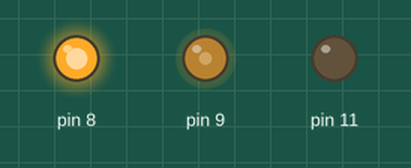
Recording of a sketch running on a simulated Arduino Uno, built with avr-gcc and run on an emulated ATmega328P. On the bench: output pins drawn as LEDs (lit = HIGH).

Above: at 0.05 s.
At 4.0 s:
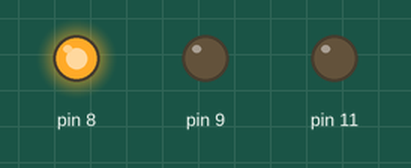
Timing chart, 0 to 5.2 s (numbered marks = the images above):
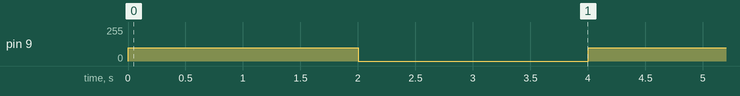

The sketch:

Ex1.ino
```cpp
void setup() {
  // put your setup code here, to run once:
  pinMode(8, OUTPUT);
  pinMode(11, OUTPUT);
  pinMode(9, OUTPUT);
  digitalWrite(8, HIGH);
  digitalWrite(11, LOW);
}

void loop() {
  // put your main code here, to run repeatedly:
  analogWrite(9, 100);
  delay(2000);
  analogWrite(9, 0);
  delay(2000);
}
```

Measured:
- by itself, pin 9: alternates 100/255 for 2.0 s and 0/255 for 2.0 s
